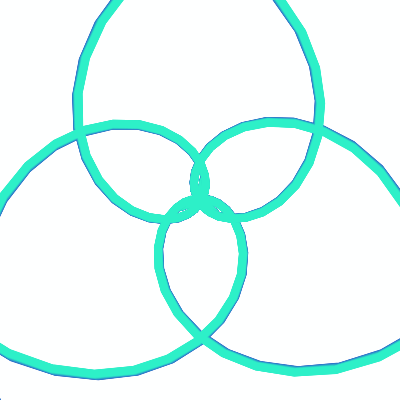
Frame 1 (no input)
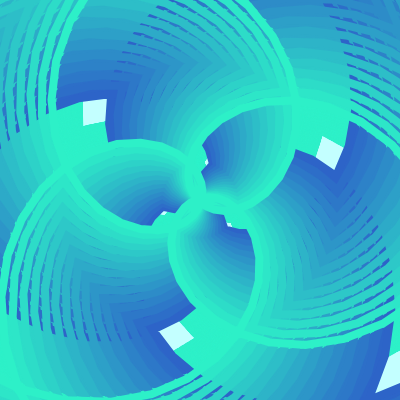
Frame 60 (no input)
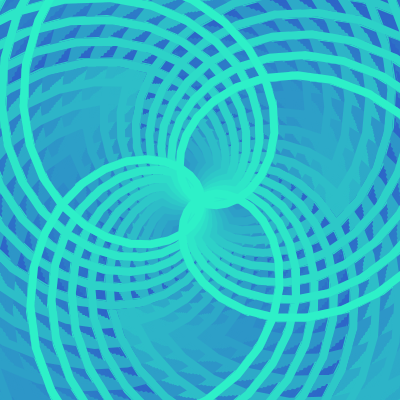
Frame 120 (the mouse pressed at the canvas centre since frame 60)

The p5.js sketch that drew these frames (run headless with seeded random() and noise() and a simulated clock; from frame 60 on, the mouse is pressed at the canvas centre):

// p5.js sketch
// ── sketch.js
function setup() {
  createCanvas(400, 400)
  angleMode(DEGREES)
}

function draw() {
  background(27,248,221,1)

  translate(width/2, height/2)

  noFill()

  strokeWeight(8)
  
  for (var n = 0; n < 15; n++){
    stroke(45, 100+n*10, 200)
    beginShape()
    for (var i = 0; i<360; i+=1){
      var rad = map(sin(i*6+frameCount), -1, 1, 0, 400)
      var x = rad * cos(10*i)
      var y = rad * sin(10*i)
      vertex(x,y)
    }
    endShape(CLOSE)
    rotate(frameCount/10)
  }
}
